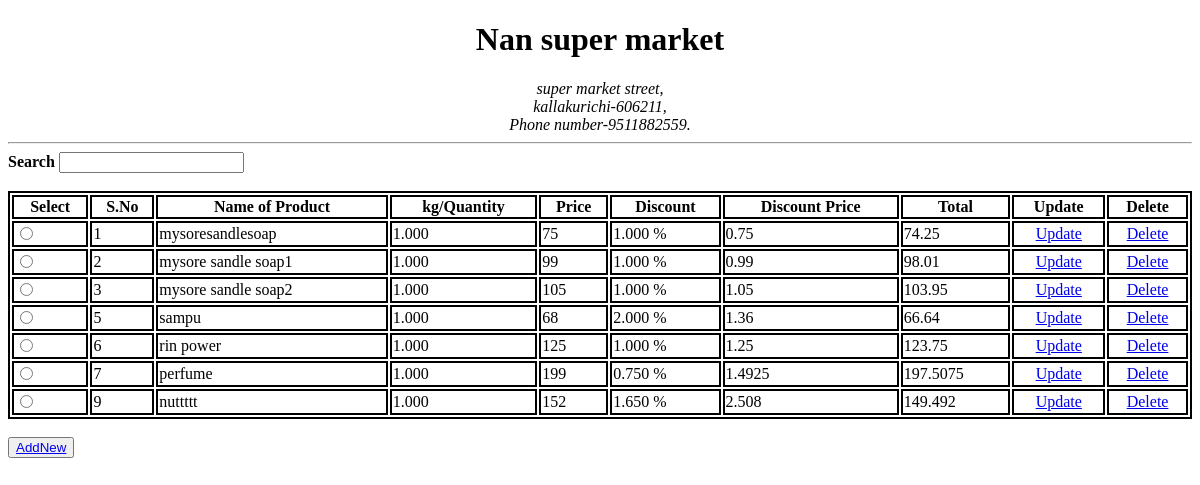
/product, run on an earlier commit of the app's database.
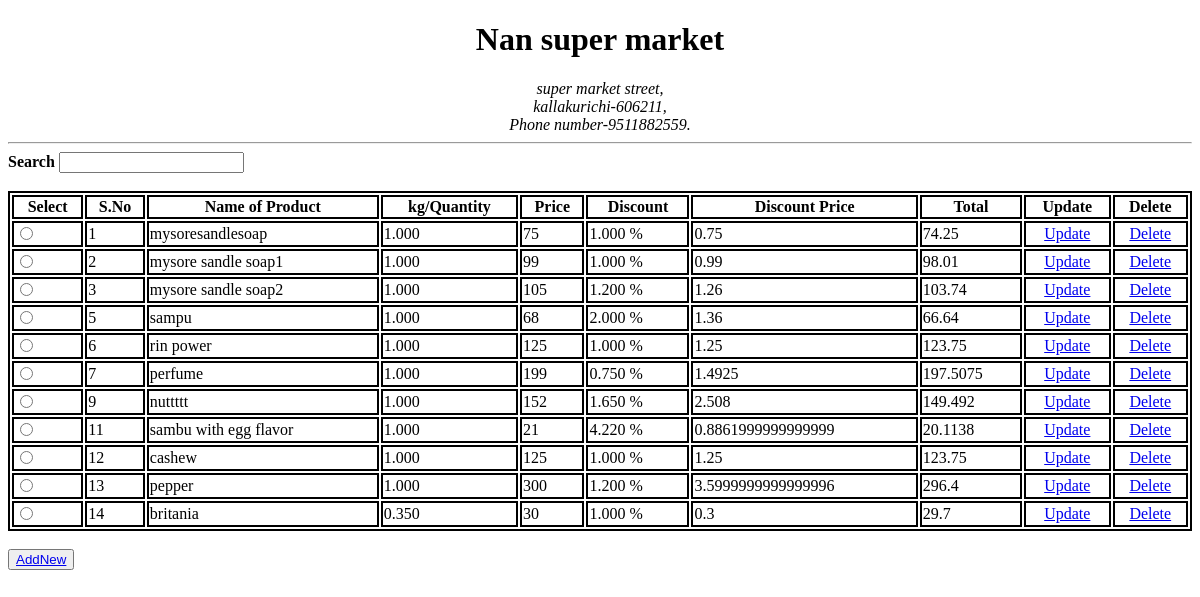
And on a later commit of the database.
### bill_app/models.py (models this page shows)
class Store_add(models.Model):
    Name_of_Product = models.CharField(max_length=100)
    kg = models.DecimalField(max_digits=10, decimal_places=3)
    Price = models.BigIntegerField()
    Discount = models.DecimalField(max_digits=10, decimal_places=3)
    def get_sale(self):
        Discount_price = float(self.Discount) * float(self.Price / 100)
        return Discount_price
    def get_total(self):
        Total = float(self.Price) - (float(self.Discount) * float(self.Price / 100))
        return Total

### bill_app/views.py (the view)
# urls.py: path('product', views.product),
def product(request):
    form = Store_add.objects.all()
    context = {'form': form}
    return render(request, 'storeproduct.html', context=context)

### template/storeproduct.html (shortened to what this page needs)
{% extends 'base.html' %}
{% block content %}
<hr>
<strong> Search </strong><input type="search" ><br><br>
<table style="width:100%;">
    <tr>
        <th>Select</th>
        <th>S.No</th>
        <th>Name of Product</th>
        <th>kg/Quantity</th>
        <th>Price</th>
        <th>Discount</th>
        <th>Discount Price</th>
        <th>Total</th>
        <th>Update</th>
        <th>Delete</th>
    </tr>
    <tr>
        {% for form in form %}
        <td> <input type="radio"> </td>
        <td>{{form.id}}</td>
        <td>{{form.Name_of_Product}}</td>
        <td>{{form.kg}}</td>
        <td>{{form.Price}}</td>
        <td>{{form.Discount}} %</td>
        <td>{{form.get_sale}}</td>
        <td>{{form.get_total}}</td>
        <td style="text-align:center"><a href="/update/{{form.id}}">Update</a> </td>
        <td style="text-align:center"><a href="/Delete/{{form.id}}">Delete</a> </td>
    </tr>
    {% endfor %}
</table><br>
<button type="button"><a href="/AddNew">AddNew</a> </button>
{% endblock %}

### template/base.html (shortened to what this page needs)
<!DOCTYPE html>
<html lang="en">
<head>
  <h1 style="text-align:center;"> Nan super market</h1>
  <address style="text-align:center;">
    super market street,<br>
    kallakurichi-606211,<br>
    Phone number-9511882559.<br>
  </address>
</head>
<body>
{% block content %}
{% endblock %}
</body>
</html>

### template/storeproduct.html (style rules this page uses)
table,th,td { border:2px solid black }

What changed in the data, as far as the page shows it:
changed Store_add "mysore sandle soap2": Discount "1.000" → "1.200"; get_sale "1.05" → "1.26"; get_total "103.95" → "103.74"
added Store_add: id "11", Name_of_Product "sambu with egg flavor", kg "1.000", Price "21", Discount "4.220", get_sale "0.8861999999999999", get_total "20.1138"
added Store_add: id "12", Name_of_Product "cashew", kg "1.000", Price "125", Discount "1.000", get_sale "1.25", get_total "123.75"
added Store_add: id "13", Name_of_Product "pepper", kg "1.000", Price "300", Discount "1.200", get_sale "3.5999999999999996", get_total "296.4"
added Store_add: id "14", Name_of_Product "britania", kg "0.350", Price "30", Discount "1.000", get_sale "0.3", get_total "29.7"
